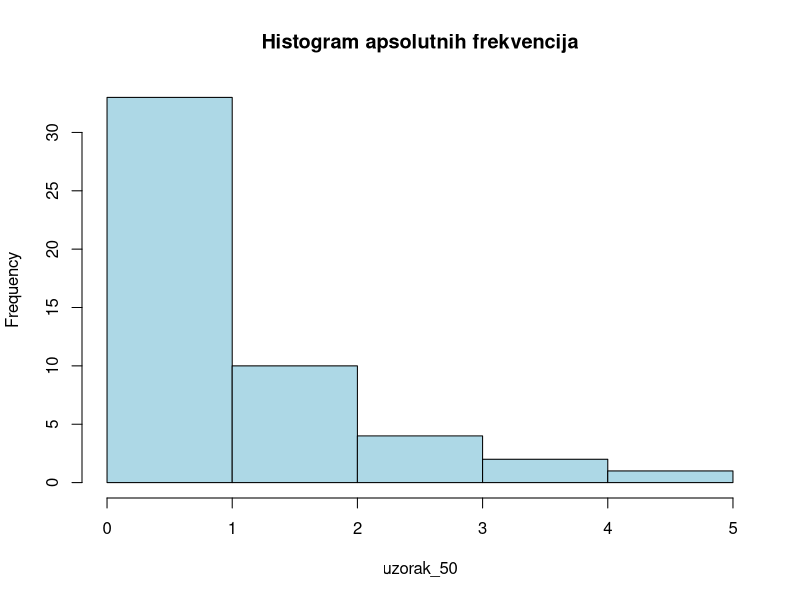
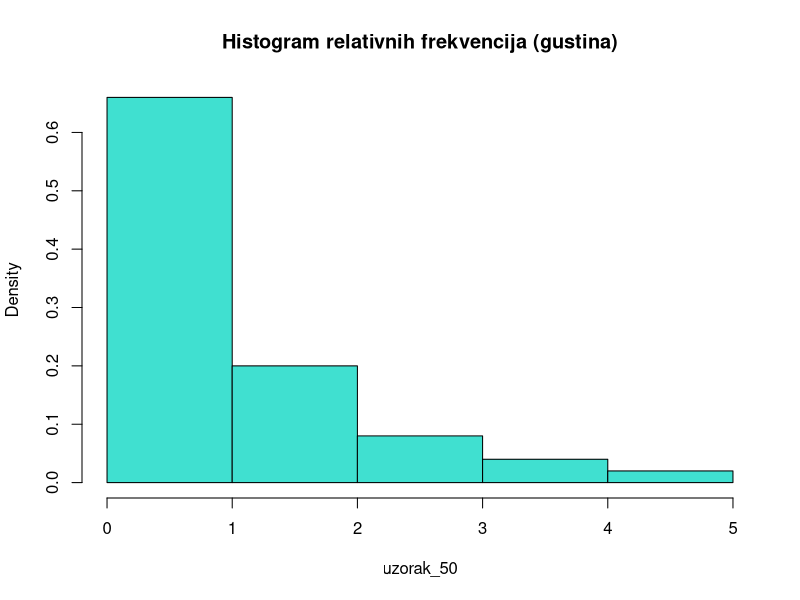
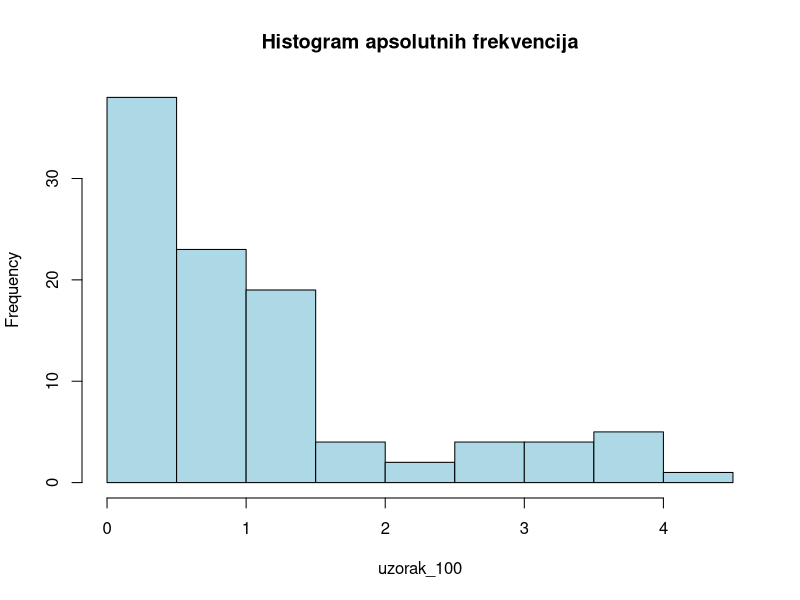
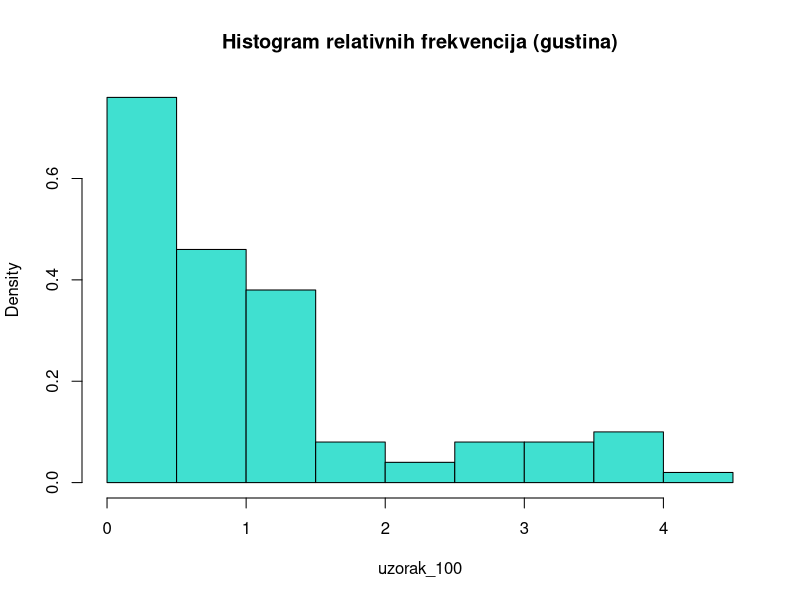
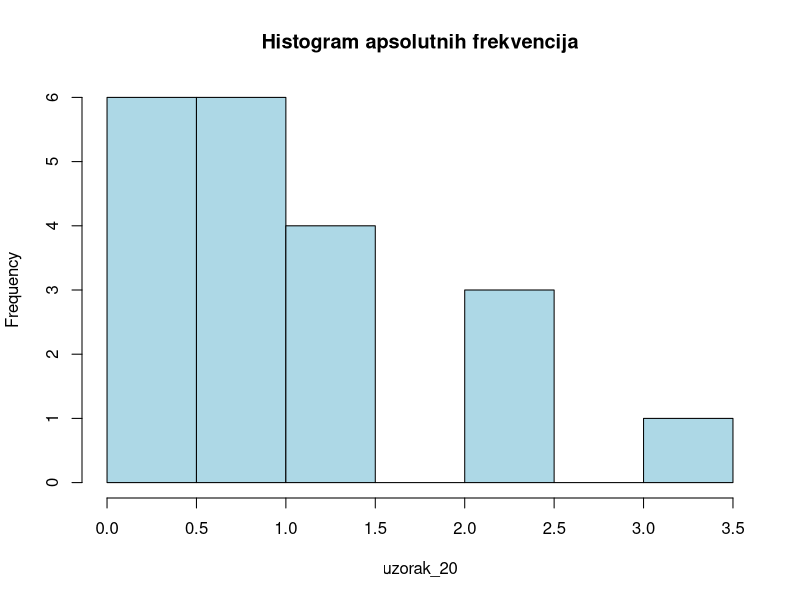
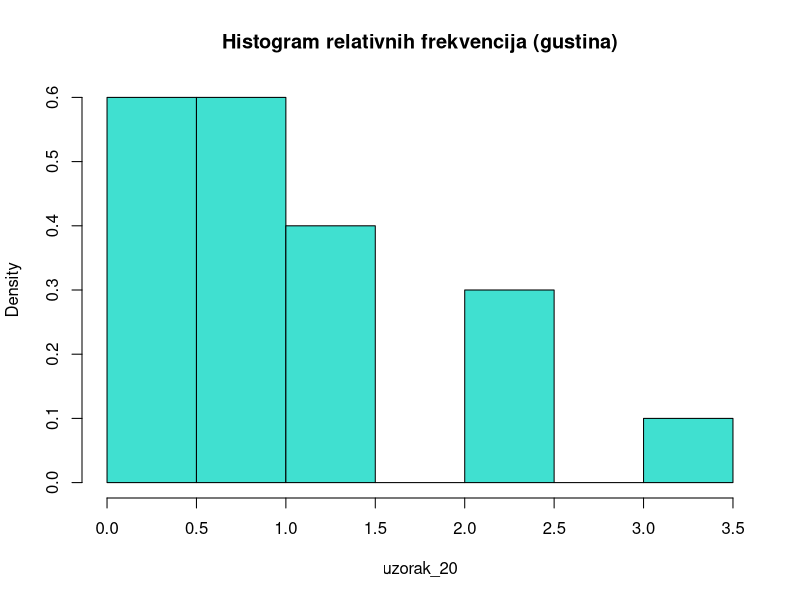

The R source for these figures, in order:
#peti domaci

#uzoracka sredina
vektor_brojeva <- c(0.5,1,2,3,3.5,4,4.5,6,6,28,28,28,32,100,102,103)

uzoracka_sredina_funkcija <- function(){
  uzoracka_sredina <- sum(vektor_brojeva)/length(vektor_brojeva)
  print(uzoracka_sredina)
}
uzoracka_sredina_funkcija()
mean(vektor_brojeva) #provera


medijan_funkcija <- function(){
  sredina <- length(vektor_brojeva)/2
  medijan <- (vektor_brojeva[sredina]+vektor_brojeva[sredina+1])/2
  print(medijan)
}
medijan_funkcija()
median(vektor_brojeva) #provera



unikat <-  unique(vektor_brojeva) #vraca vektor bez duplikata
match(vektor_brojeva,unikat) # vraca indekse uzastopno vecih brojeva, gde su duplikati takodje duplikati u ovom vektoru
tabulate(match(vektor_brojeva,unikat)) #broj ponavljanja brojeva u prethodnom vektoru
which.max(tabulate(match(vektor_brojeva,unikat))) #indeks broja koji se ponavlja najvise puta
unikat[which.max(tabulate(match(vektor_brojeva,unikat)))] #ubacujemo indeks u nas vektor bez duplikata

moda <- function(){
  unikat_2 <- unique(vektor_brojeva)
  unikat_2[which.max(tabulate(match(vektor_brojeva,unikat)))]
}
moda()

#nisam imao ideju kako sam da uradim pa sam nasao objasnjen primer na internetu




set.seed(100)
uzorak_1000 <- rexp(1000)

uzorak_20 <- sample(uzorak_1000,20)
uzorak_50 <- sample(uzorak_1000,50)
uzorak_100 <- sample(uzorak_1000,100)

mean(uzorak_20)
mean(uzorak_50)
mean(uzorak_100)

hist(uzorak_50, main = "Histogram apsolutnih frekvencija", col = "lightblue")
hist(uzorak_50, prob=T, main = "Histogram relativnih frekvencija (gustina)", col = "turquoise")  

hist(uzorak_100, main = "Histogram apsolutnih frekvencija", col = "lightblue")
hist(uzorak_100, prob=T, main = "Histogram relativnih frekvencija (gustina)", col = "turquoise") 

hist(uzorak_20, main = "Histogram apsolutnih frekvencija", col = "lightblue")
hist(uzorak_20, prob=T, main = "Histogram relativnih frekvencija (gustina)", col = "turquoise")  

iris
iris[iris$Petal.Length > 5, ] #logicki vektor koji vraca samo za ispunjen uslov, u nasem slucaj petal length > 5 
iris[iris$Petal.Width < 2, ]

sum(tabulate(iris[3][iris$Petal.Length >5, ])) #ima ovaj br cveca sa petal.length >5 
sum(tabulate(iris[4][iris$Petal.Width < 2, ])) #ima ovaj br cveca sa petal.width <2 


srednja_verdnost_sepal <- sum(iris[2])/nrow(iris[2]) #prosecna vrednost sepal.width

Above_average <- iris$Sepal.Width < srednja_verdnost_sepal #napravili smo vektor sa true/false kad je sepal veci od srednje vrednosti
cbind(iris, Above_average) #napravili smo novu kolonu koja kaze da l je sepal width veci od srednje vrednosti

